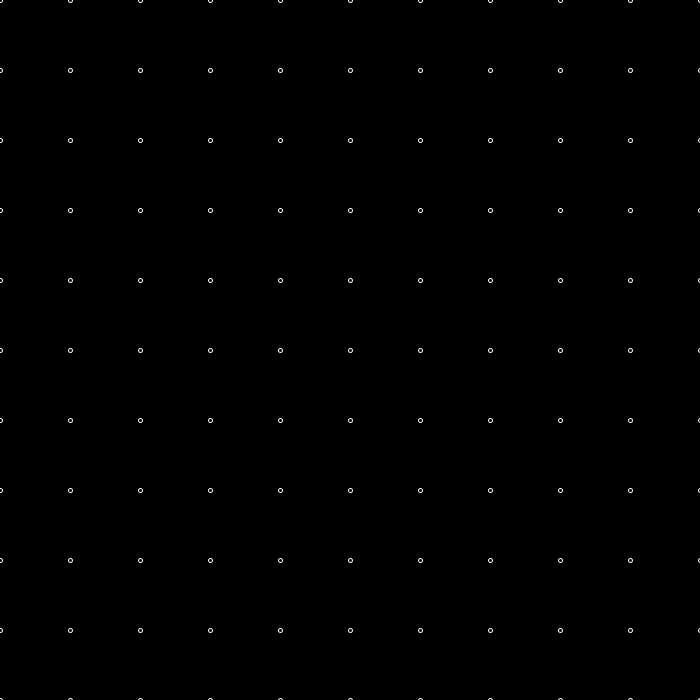
Frame 1 (no input)
Frame 60 (the mouse pressed at the canvas centre just before this capture): identical to frame 1, image omitted
Frame 120 (the mouse held since frame 60 and released just before this capture): identical to frame 1, image omitted

The Processing sketch that drew this single still picture (run headless with seeded random() and noise(); from frame 60 on, the mouse is pressed at the canvas centre):

// Processing sketch: simple_raster
// ── simple_raster.pde
int cols = 10;
int rows = 10;
float spacing;

void setup() {
  size(700, 700);
  spacing = width / cols;
  stroke(255);
  noFill();
}

void draw() {
  background(0);
  
  for (int x = 0; x <= cols; x++) {
    for (int y = 0; y <= rows; y++) {

      float px = x * spacing;
      float py = y * spacing;

      circle(px, py, 4);
    }
  }
}
